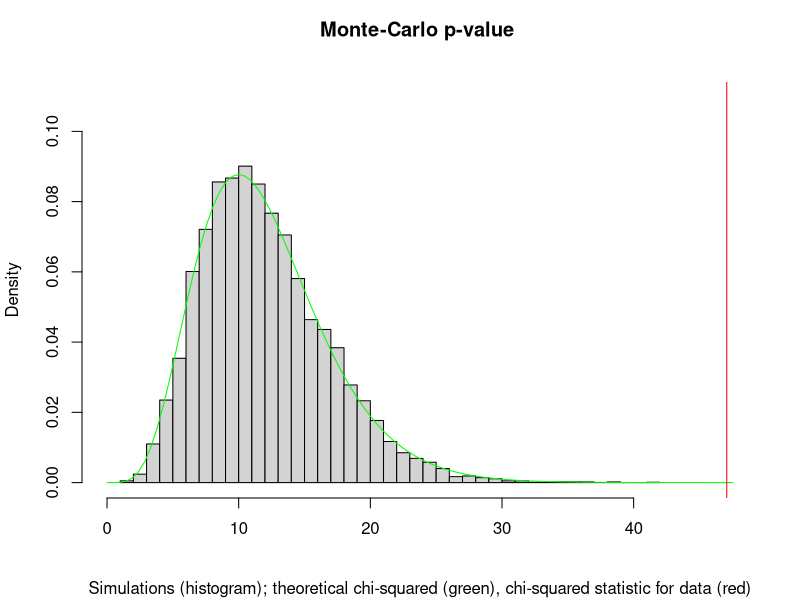

This chart was generated by the following R code:
drug.dat <- as.table(rbind(c(5,1,10,8,6),
                           c(5,3,3,8,12),
                           c(10,6,12,3,0),
                           c(7,12,8,1,1)))
dimnames(drug.dat) <- list(Drug = c("A","B","C","D"),
                           Effect = c("Poor","Fair","Good","VeryGood","Excellent"))
options(scipen=999)
monte.carlo.p.exe <- function(ctable,
                              B = 10000,
                              plot = TRUE){
  options(digits = 7, warn = FALSE)
  dof  = (nrow(ctable)-1)*(ncol(ctable)-1)
  pvec = vector(mode = "numeric", length = B)
  rr   = rowSums(ctable)
  cc   = colSums(ctable)
  x2 <- as.numeric(chisq.test(ctable)$statistic)
  
  for(i in 1:B) {
    pvec[i] = chisq.test(r2dtable(1,rr,cc)[[1]])$statistic
  }
  
  MC.p.value = sum(pvec >= x2)/B
  
  print(c("Simulated p-value" = MC.p.value))
  
  if(plot){
    dev.new()
    x <- rchisq(B, dof)
    ylims = c(0, max(dchisq(x, df=12))*1.25)
    xlims = c(0, x2*1.01)
    hist(pvec, 
         prob = TRUE, 
         breaks = 40, 
         xlim = xlims, 
         ylim = ylims,
         xlab = NULL,
         main = "Monte-Carlo p-value \n",
         sub = "Simulations (histogram); theoretical chi-squared (green), chi-squared statistic for data (red)")
    curve(dchisq(x, df=dof), col='green', add=TRUE)
    abline(v = x2, col = "red")
  }

}
monte.carlo.p.exe(drug.dat)